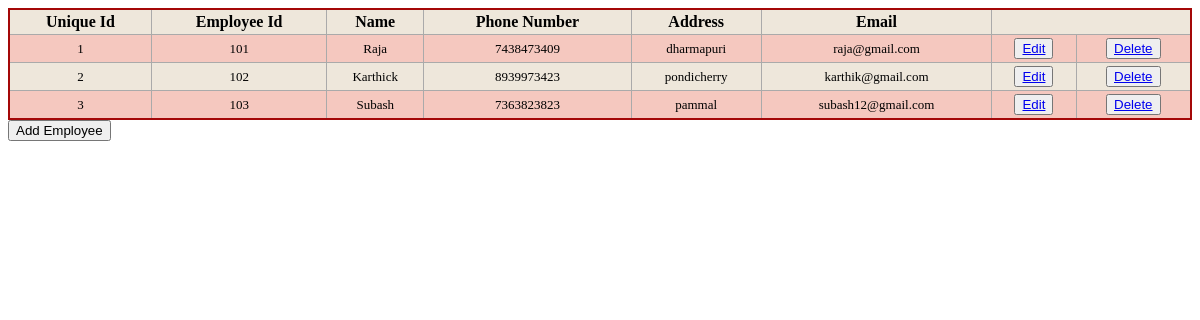
The page / on the database its author committed.
### RegisterPage/models.py (models this page shows, shortened)
class MyEmployeeData(models.Model):
    employee_id=models.IntegerField()
    name=models.CharField(max_length=16)
    phone_number=models.IntegerField()
    address=models.CharField(max_length=200)
    email=models.EmailField()

### RegisterPage/views.py (the view)
# urls.py: path('', views.retrieveemployeedata),
def retrieveemployeedata(request):
    employee=MyEmployeeData.objects.all()
    data=serializers.serialize('json',employee)
    return render(request,"RegisterPage//employeedetails.html",context={"employee":employee})

### template/RegisterPage/employeedetails.html (shortened to what this page needs)
<!DOCTYPE html>
<html lang="en">
<head>
    {% load static %}
<link rel="stylesheet" href="{% static 'css\secondapp\sample.css' %}">
</head>
<body>
<table class="redTable">
    <tr>
        <th>Unique Id</th>
        <th>Employee Id</th>
         <th>Name</th>
        <th>Phone Number</th>
        <th>Address</th>
        <th>Email</th>
    </tr>
    <tr>
        {% for emp in employee %}
         <td>{{emp.id}}</td>
        <td>{{emp.employee_id}}</td>
        <td>{{emp.name}}</td>
        <td>{{emp.phone_number}}</td>
        <td>{{emp.address}}</td>
        <td>{{emp.email}}</td>
        <td><button><a href="/update/{{emp.id}}">Edit</a></button></td>
         <td><button><a href="/deleteemployee/{{emp.id}}">Delete</a></button></td>
    </tr>
    {% endfor %}
</table>
<a href="/addemployee/"><button>Add Employee</button></a>
</body>
</html>

### static/css/secondapp/sample.css (style rules this page uses)
table.redTable { border: 2px solid #A40808; background-color: #EEE7DB; width: 100%; text-align: center; border-collapse: collapse; }
table.redTable td, table.redTable th { border: 1px solid #AAAAAA; padding: 3px 2px; }
table.redTable tbody td { font-size: 13px; }
table.redTable tr:nth-child(even) { background: #F5C8BF; }

### rows shown on the page
MyEmployeeData: id "1", employee_id "101", name "Raja", phone_number "7438473409", address "dharmapuri", email "raja@gmail.com"
MyEmployeeData: id "2", employee_id "102", name "Karthick", phone_number "8939973423", address "pondicherry", email "karthik@gmail.com"
MyEmployeeData: id "3", employee_id "103", name "Subash", phone_number "7363823823", address "pammal", email "subash12@gmail.com"
